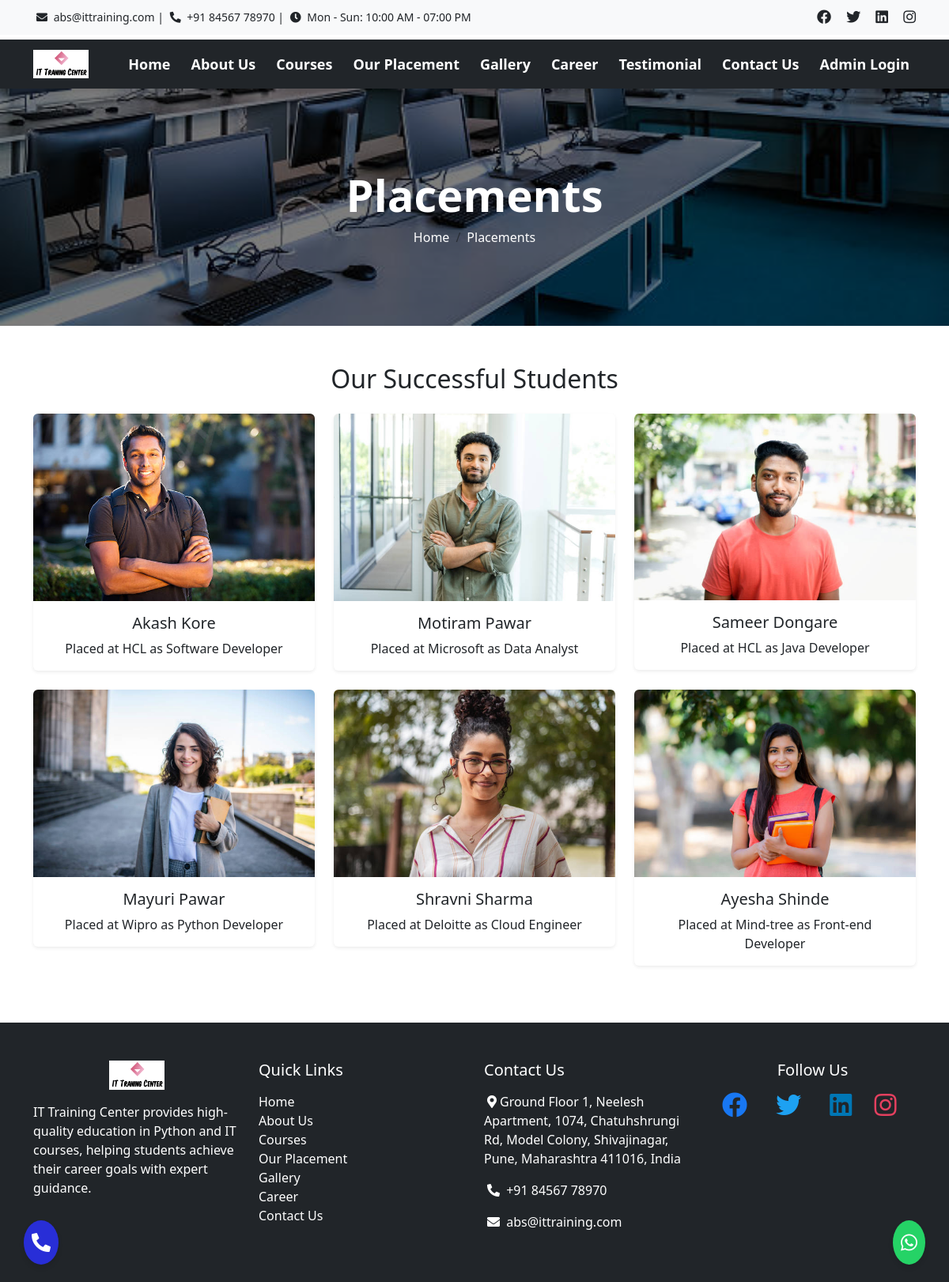
The app's page /placement/ with its own data.
### customadmin/models.py (models this page shows, shortened)
class Placement(models.Model):
    student_name = models.CharField(max_length=100)
    company_name = models.CharField(max_length=100)
    position = models.CharField(max_length=100)
    image = models.ImageField(upload_to='placement/students/', blank=True, null=True)

### main/views.py (the view)
# urls.py: path('placement/', views.placement, name='placement'),
def placement(request):
    placements = Placement.objects.all()
    return render(request, 'main/placement.html', {'placements': placements})

### main/templates/main/placement.html (shortened to what this page needs)
{% extends "base.html" %}
{% load static %}
{% block content %}
<div class="breadcrumb-container position-relative d-flex align-items-center justify-content-center mt-0"
     style="background: url('{% static 'images/brd.jpg' %}') no-repeat center center/cover; height: 300px; width: 100%;"
     data-aos="fade-down" data-aos-duration="1500">
    <div class="overlay" style="position: absolute; top: 0; left: 0; width: 100%; height: 100%; background: rgba(0, 0, 0, 0.5);"></div>
    <div class="breadcrumb-content text-center text-white position-relative">
        <h1 class="fw-bold display-4" data-aos="zoom-in" data-aos-duration="1500">Placements</h1>
        <nav>
            <ul class="breadcrumb d-flex justify-content-center p-0 m-0">
                <li class="breadcrumb-item"><a href="{% url 'home' %}" class="text-white text-decoration-none">Home</a></li>
                <li class="breadcrumb-item active text-white">Placements</li>
            </ul>
        </nav>
    </div>
</div>
<div class="container my-5">
    <h2 class="text-center mb-4" data-aos="fade-up" data-aos-duration="1500" data-aos-delay="200">Our Successful Students</h2>
    <div class="row">
        {% for placement in placements %}
        <div class="col-md-4 mb-4" data-aos="fade-up" data-aos-duration="1500" data-aos-delay="{{ forloop.counter0|add:200 }}">
            <div class="card shadow-sm border-0 rounded-lg hover-card">
                {% if placement.image %}
                    <img src="{{ placement.image.url }}" class="card-img-top rounded-top" alt="{{ placement.student_name }}">
                {% else %}
                    <img src="{% static 'images/placeholder.jpg' %}" class="card-img-top rounded-top" alt="{{ placement.student_name }}">
                {% endif %}
                <div class="card-body text-center">
                    <h5 class="card-title">{{ placement.student_name }}</h5>
                    <p class="card-text">Placed at {{ placement.company_name }} as {{ placement.position }}</p>
                </div>
            </div>
        </div>
        {% empty %}
        <div class="col-12 text-center">
            <p>No placements available at the moment.</p>
        </div>
        {% endfor %}
    </div>
</div>
{% endblock %}

### main/templates/base.html (style rules this page uses)
body { padding-top: 50px; }

### records on screen
Placement: image (picture), student_name "Akash Kore", company_name "HCL", position "Software Developer"
Placement: image (picture), student_name "Motiram Pawar", company_name "Microsoft", position "Data Analyst"
Placement: image (picture), student_name "Sameer Dongare", company_name "HCL", position "Java Developer"
Placement: image (picture), student_name "Mayuri Pawar", company_name "Wipro", position "Python Developer"
Placement: image (picture), student_name "Shravni Sharma", company_name "Deloitte", position "Cloud Engineer"
Placement: image (picture), student_name "Ayesha Shinde", company_name "Mind-tree", position "Front-end Developer"
